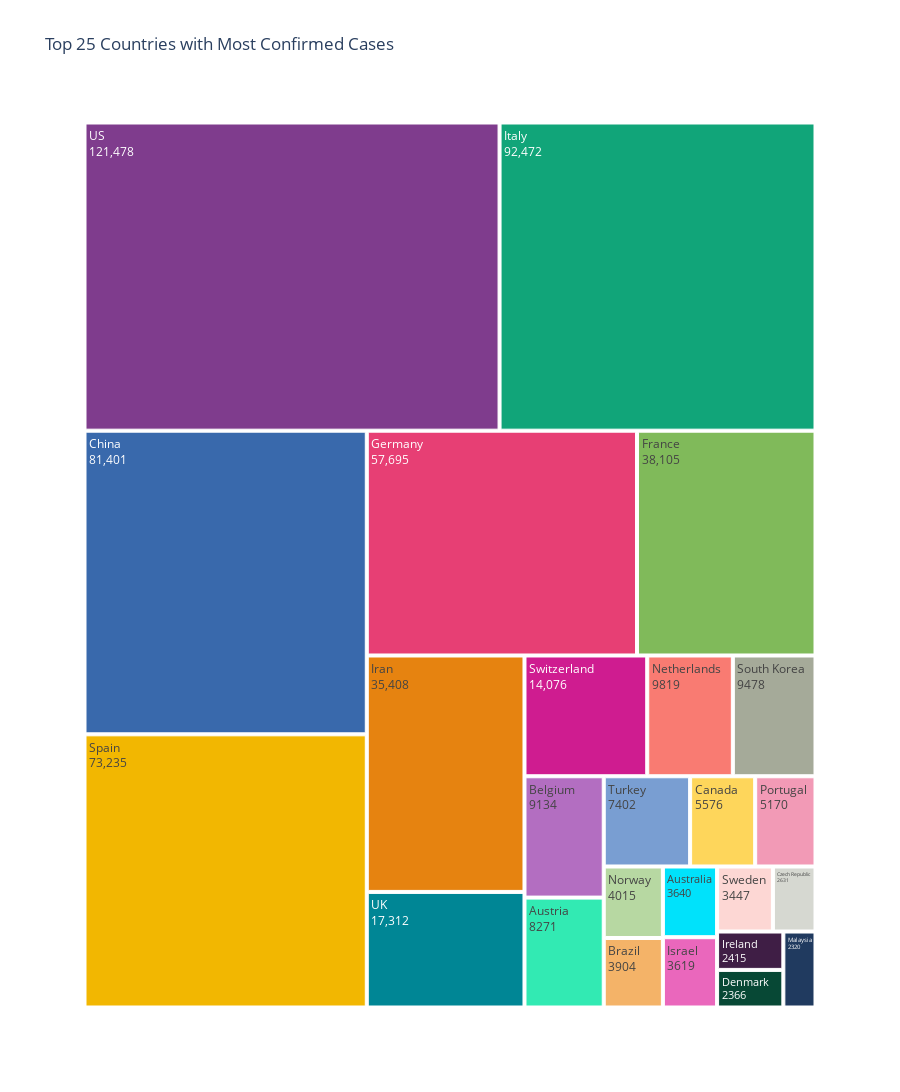

The notebook cell this image was saved under:
### Code cell
grp_by_country_sort = grp_by_country.sort_values(by= 'Confirmed', ascending = False)
tree_map = px.treemap(grp_by_country_sort.head(25), path = ['Country'], values = 'Confirmed', 
                      title = 'Top 25 Countries with Most Confirmed Cases', height = 1100,
                      color_discrete_sequence = px.colors.qualitative.Bold)
tree_map.data[0].textinfo = 'label+value'
tree_map.show()

### Figure 1 — Plotly figure (JSON) as saved in the notebook; plotly's stock layout.template omitted (floating-point values rounded to 4 significant figures)
{"data": [{"branchvalues": "total", "domain": {"x": [0, 1], "y": [0, 1]}, "hoverlabel": {"namelength": 0}, "hovertemplate": "labels=%{label}<br>Confirmed=%{value}<br>parent=%{parent}<br>id=%{id}", "ids": ["Australia", "Austria", "Belgium", "Brazil", "Canada", "China", "Czech Republic", "Denmark", "France", "Germany", "Iran", "Ireland", "Israel", "Italy", "Malaysia", "Netherlands", "Norway", "Portugal", "South Korea", "Spain", "Sweden", "Switzerland", "Turkey", "UK", "US"], "labels": ["Australia", "Austria", "Belgium", "Brazil", "Canada", "China", "Czech Republic", "Denmark", "France", "Germany", "Iran", "Ireland", "Israel", "Italy", "Malaysia", "Netherlands", "Norway", "Portugal", "South Korea", "Spain", "Sweden", "Switzerland", "Turkey", "UK", "US"], "name": "", "parents": ["", "", "", "", "", "", "", "", "", "", "", "", "", "", "", "", "", "", "", "", "", "", "", "", ""], "textinfo": "label+value", "type": "treemap", "values": [3640, 8271, 9134, 3904, 5576, 81401, 2631, 2366, 38105, 57695, 35408, 2415, 3619, 92472, 2320, 9819, 4015, 5170, 9478, 73235, 3447, 14076, 7402, 17312, 121478]}], "layout": {"height": 1100, "legend": {"tracegroupgap": 0}, "title": {"text": "Top 25 Countries with Most Confirmed Cases"}, "treemapcolorway": ["rgb(127, 60, 141)", "rgb(17, 165, 121)", "rgb(57, 105, 172)", "rgb(242, 183, 1)", "rgb(231, 63, 116)", "rgb(128, 186, 90)", "rgb(230, 131, 16)", "rgb(0, 134, 149)", "rgb(207, 28, 144)", "rgb(249, 123, 114)", "rgb(165, 170, 153)"]}}
